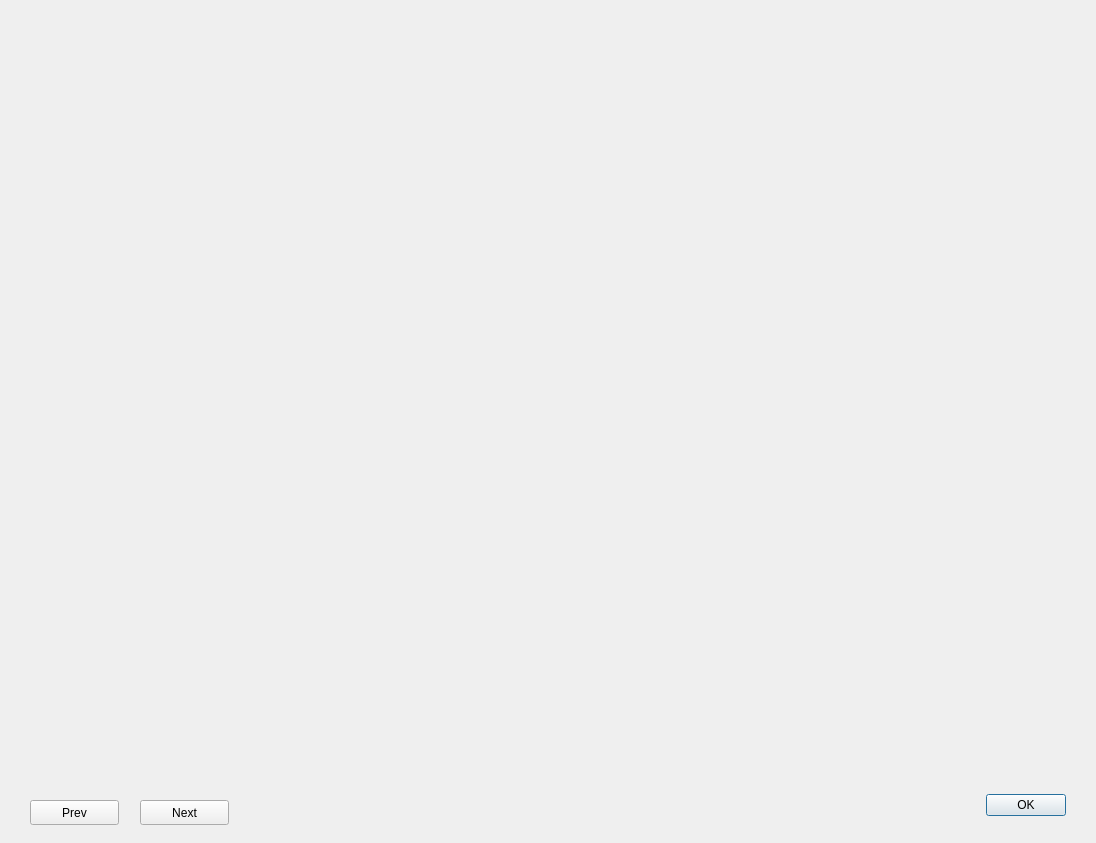
<?xml version="1.0" encoding="UTF-8"?>
<ui version="4.0">
 <class>dlgDispImage</class>
 <widget class="QDialog" name="dlgDispImage">
  <property name="geometry">
   <rect>
    <x>0</x>
    <y>0</y>
    <width>1096</width>
    <height>843</height>
   </rect>
  </property>
  <property name="windowTitle">
   <string>Dialog</string>
  </property>
  <widget class="QLabel" name="lblImage">
   <property name="geometry">
    <rect>
     <x>10</x>
     <y>20</y>
     <width>1071</width>
     <height>721</height>
    </rect>
   </property>
   <property name="text">
    <string/>
   </property>
  </widget>
  <widget class="QDialogButtonBox" name="buttonBox">
   <property name="geometry">
    <rect>
     <x>985</x>
     <y>790</y>
     <width>81</width>
     <height>31</height>
    </rect>
   </property>
   <property name="standardButtons">
    <set>QDialogButtonBox::Ok</set>
   </property>
  </widget>
  <widget class="QPushButton" name="btnPrev">
   <property name="geometry">
    <rect>
     <x>30</x>
     <y>800</y>
     <width>89</width>
     <height>25</height>
    </rect>
   </property>
   <property name="text">
    <string>Prev</string>
   </property>
  </widget>
  <widget class="QPushButton" name="btnNext">
   <property name="geometry">
    <rect>
     <x>140</x>
     <y>800</y>
     <width>89</width>
     <height>25</height>
    </rect>
   </property>
   <property name="text">
    <string>Next</string>
   </property>
  </widget>
  <widget class="QLabel" name="lblIndex">
   <property name="geometry">
    <rect>
     <x>280</x>
     <y>800</y>
     <width>201</width>
     <height>16</height>
    </rect>
   </property>
   <property name="text">
    <string/>
   </property>
  </widget>
 </widget>
 <resources/>
 <connections>
  <connection>
   <sender>btnPrev</sender>
   <signal>clicked()</signal>
   <receiver>dlgDispImage</receiver>
   <slot>prev_clicked()</slot>
   <hints>
    <hint type="sourcelabel">
     <x>86</x>
     <y>818</y>
    </hint>
    <hint type="destinationlabel">
     <x>245</x>
     <y>748</y>
    </hint>
   </hints>
  </connection>
  <connection>
   <sender>btnNext</sender>
   <signal>clicked()</signal>
   <receiver>dlgDispImage</receiver>
   <slot>next_clicked()</slot>
   <hints>
    <hint type="sourcelabel">
     <x>199</x>
     <y>807</y>
    </hint>
    <hint type="destinationlabel">
     <x>496</x>
     <y>813</y>
    </hint>
   </hints>
  </connection>
 </connections>
 <slots>
  <slot>prev_clicked()</slot>
  <slot>next_clicked()</slot>
 </slots>
</ui>
